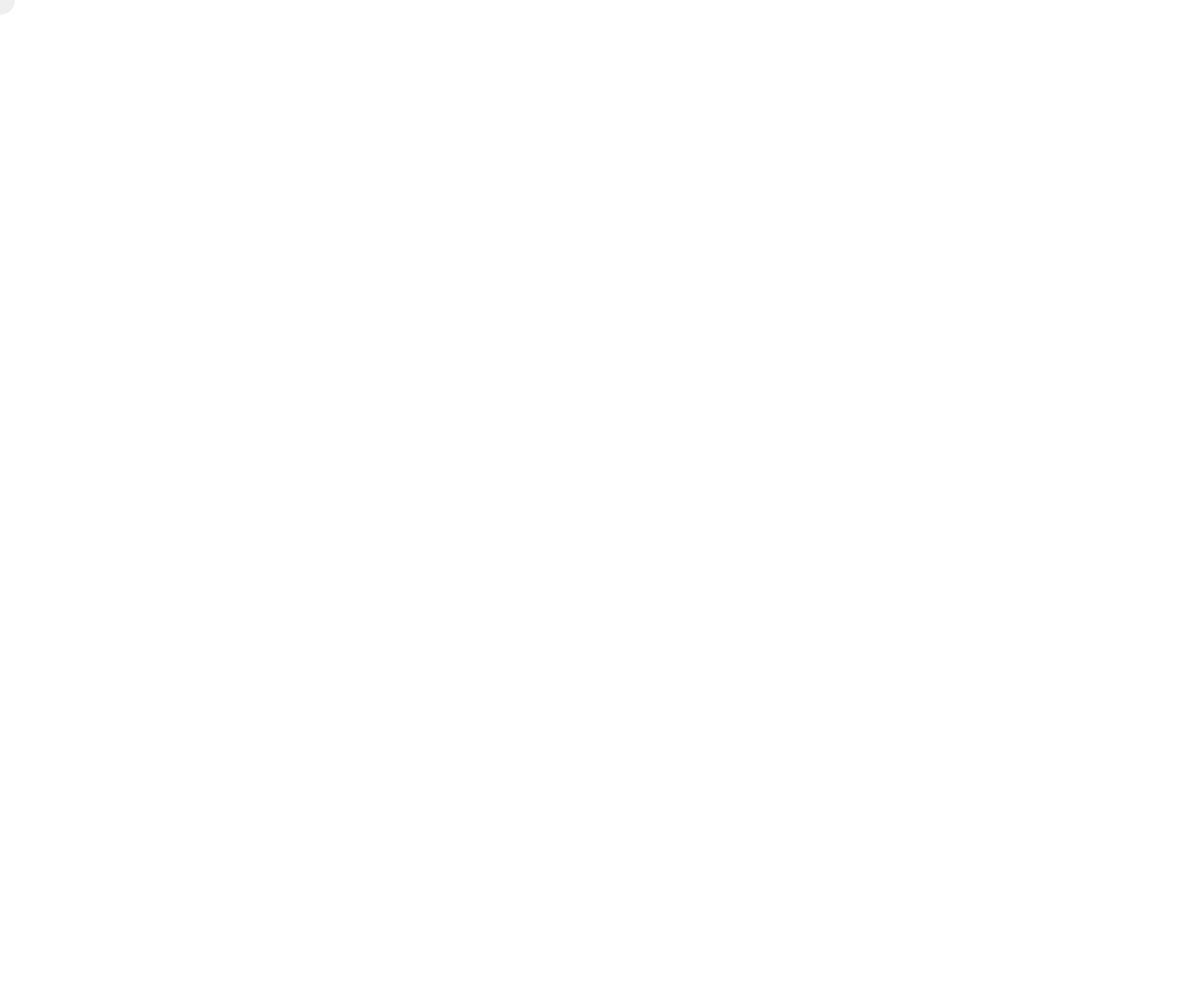
Frame 1 (no input)
Frame 60 (no input): identical to frame 1, image omitted
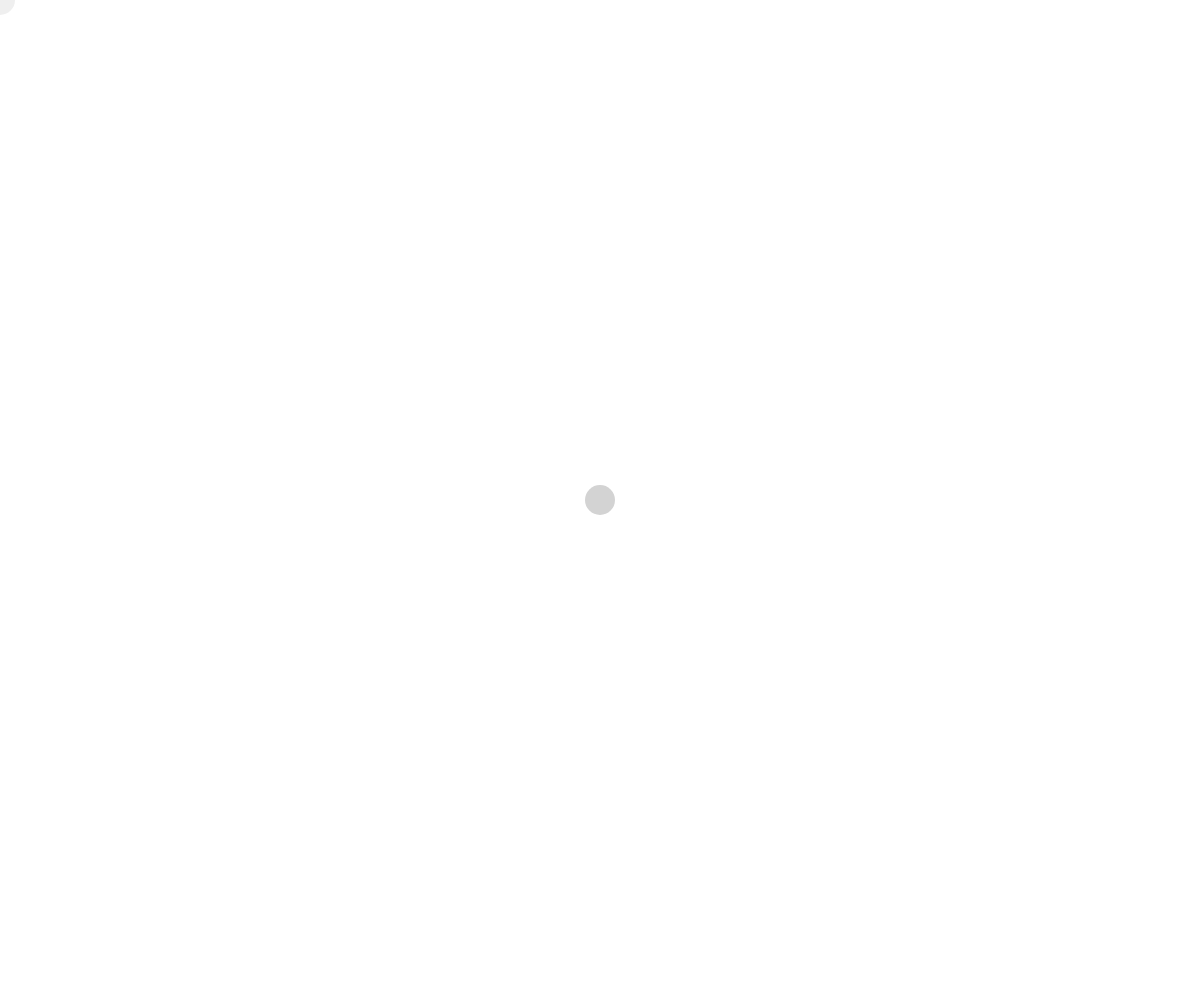
Frame 120 (the mouse pressed at the canvas centre since frame 60)

The p5.js sketch that drew these frames (run headless with seeded random() and noise() and a simulated clock; from frame 60 on, the mouse is pressed at the canvas centre):

// p5.js sketch
// ── sketch.js

let canvas;

function setup(){
    canvas = createCanvas(windowWidth,windowHeight);
    canvas.position(0,0);
    //canvas.style("z-index", -2);
    //background(225);
}

function windowResized(){
    resizeCanvas(windowWidth, windowHeight);
}

function draw(){
    // strokeWeight(0);
    // fill(random(200, 255));
    // ellipse(mouseX, mouseY, 30, 30);
}

function mouseMoved(){
    strokeWeight(0);
    fill(random(200, 255));
    ellipse(mouseX, mouseY, 30, 30);
}
